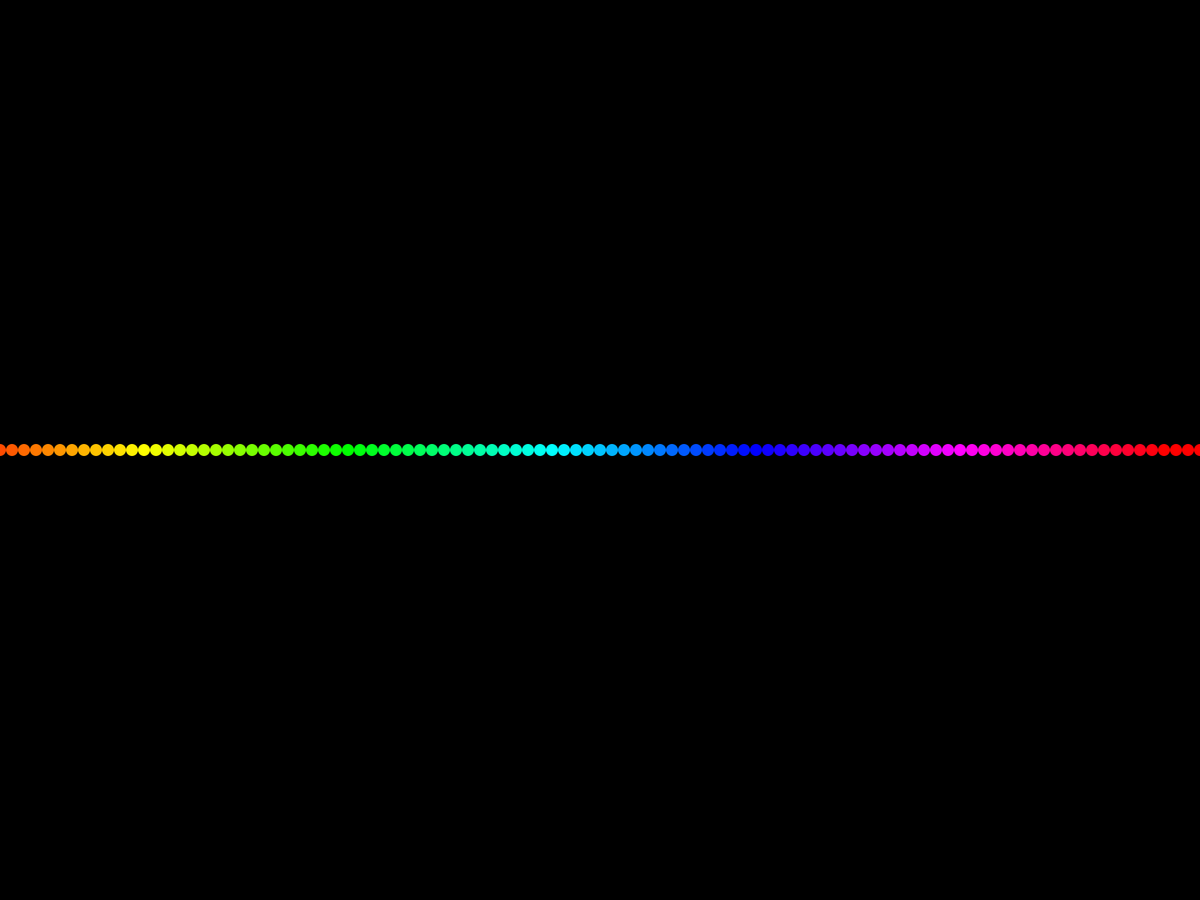
Frame 1 (no input)
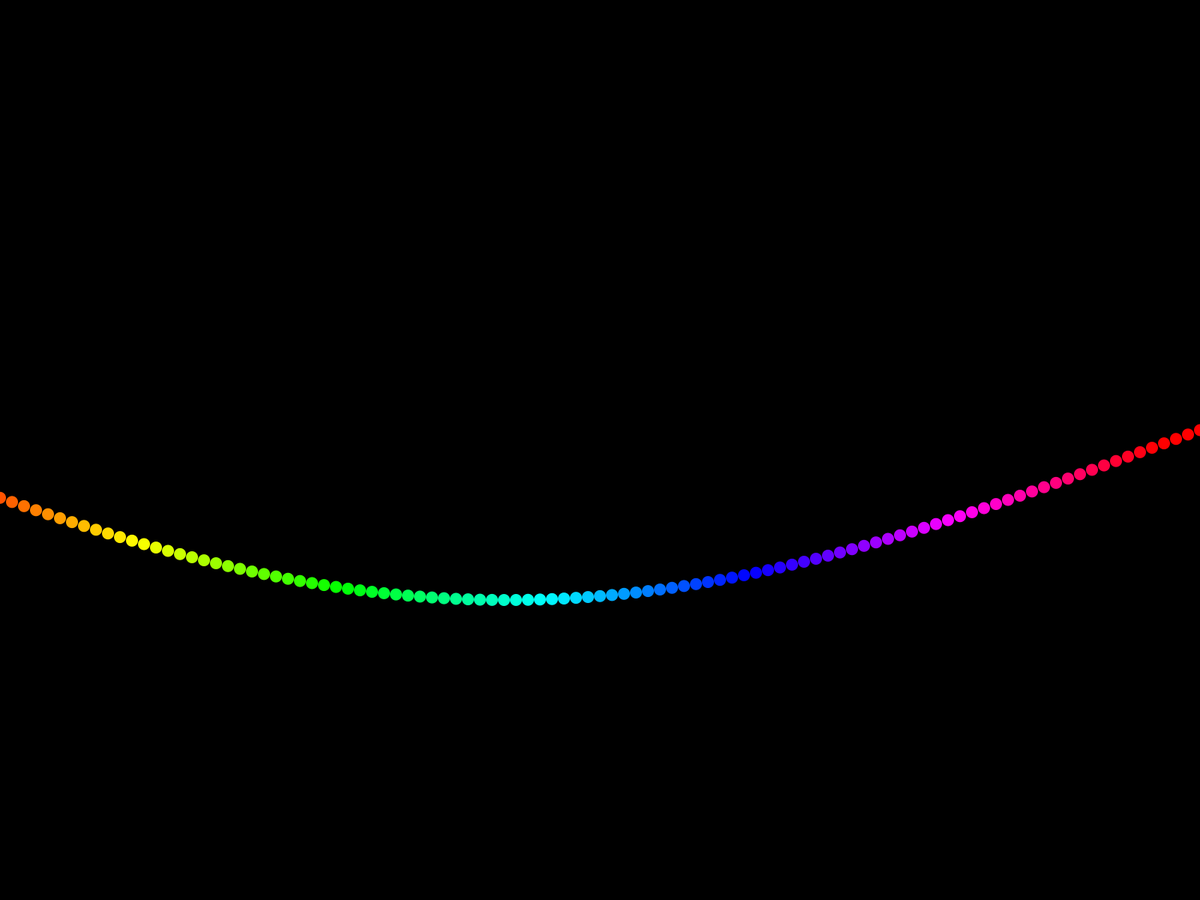
Frame 60 (the mouse pressed at the canvas centre just before this capture)
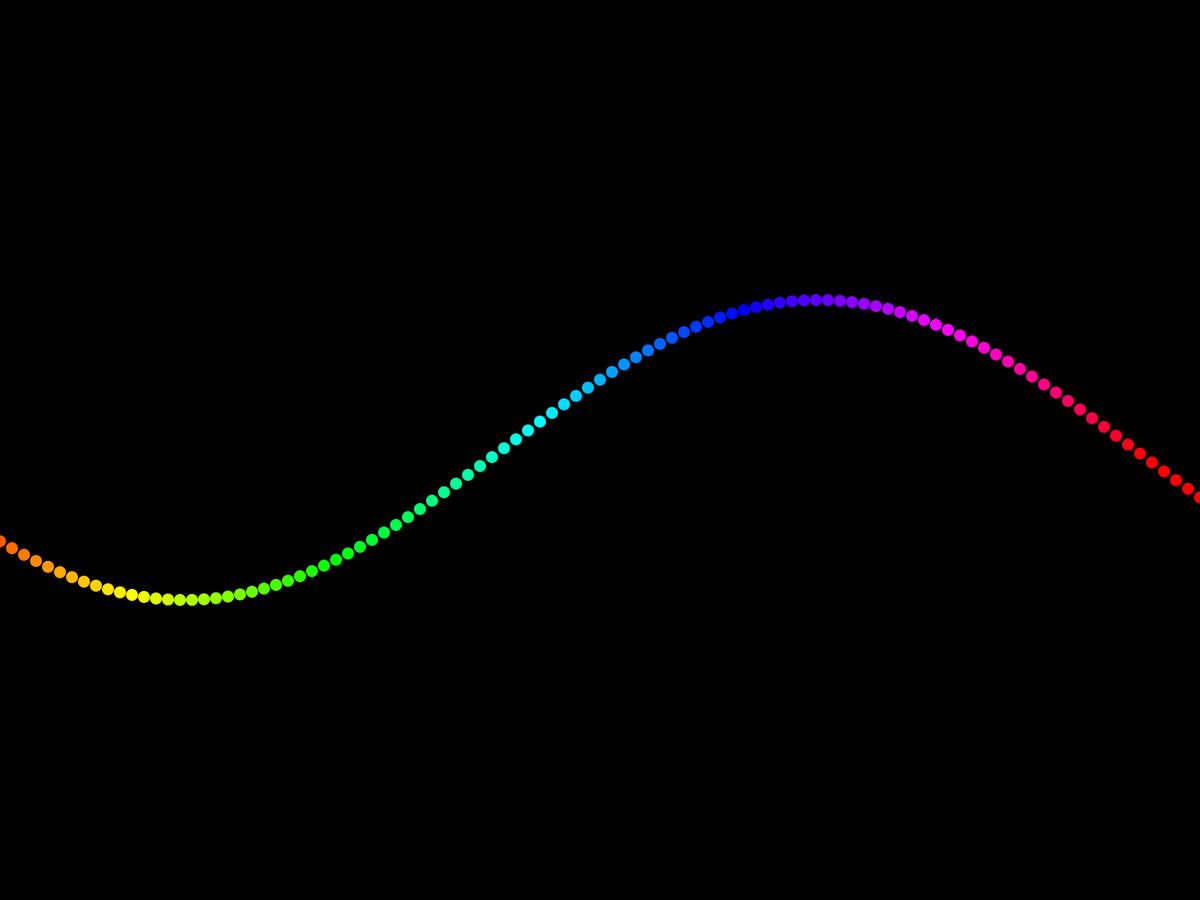
Frame 120 (the mouse held since frame 60 and released just before this capture)

The Processing sketch that drew these frames (run headless with seeded random() and noise(); from frame 60 on, the mouse is pressed at the canvas centre):

// Processing sketch: Sin_Wave
// ── Sin_Wave.pde
float ypos = 0;

int time = 0;

void setup() {

  fullScreen();

  noStroke();
  colorMode(HSB);
}

void draw() {

  background(0);

  for (float i = 0; i < 150; i ++) {

    ypos = sin((i+10)*time/2000)*200;

    fill((time + i*100)/40 % 330+10, 255, 255);

    ellipse(16*(i-1), height/2+ypos, 16, 16);

  }
  time ++;
}
